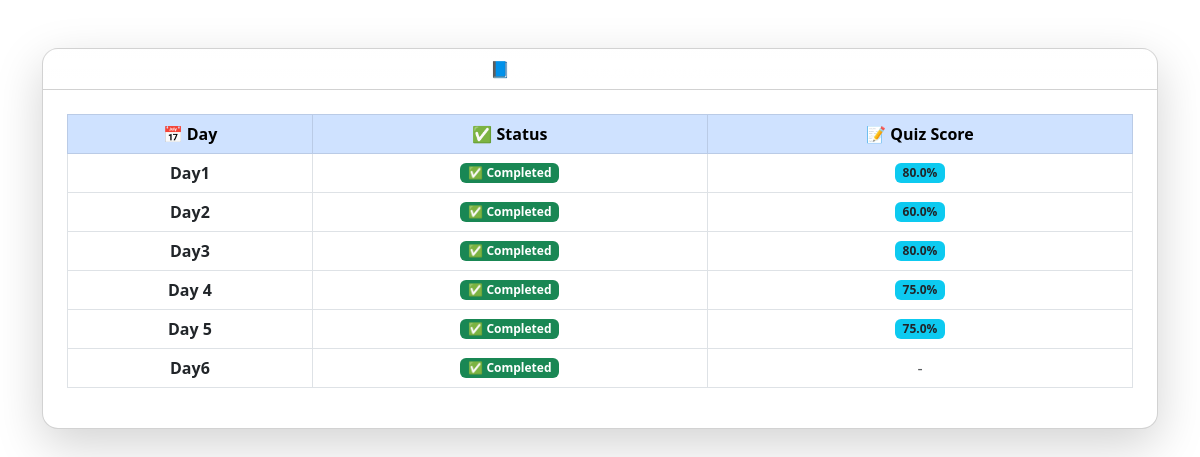
Screenshot of /teacher/progress/26/student/12/ (signed in) with the database file from the repository.
### lms/models.py (models this page shows, shortened)
class CourseContent(models.Model):
    course = models.ForeignKey(Course, on_delete=models.CASCADE)
    title = models.CharField(max_length=255)  # e.g. "Day 1"
    video = models.FileField(upload_to='videos/',max_length=255, blank=True, null=True)
    material = models.FileField(upload_to='materials/',max_length=255, blank=True, null=True)
    description = models.TextField(blank=True)

class StudentCourseProgress(models.Model):
    enrollment = models.ForeignKey(Enrollment, on_delete=models.CASCADE)
    course_content = models.ForeignKey(CourseContent, on_delete=models.CASCADE)
    is_completed = models.BooleanField(default=False)
    quiz_score = models.FloatField(null=True, blank=True)  # Quiz score for that day's quiz

### lms/views.py (the view)
# urls.py: path('teacher/progress/<int:course_id>/student/<int:student_id>/', student_course_progress_view, name='student_course_progress'),
@login_required
def student_course_progress_view(request, course_id, student_id):
    course = get_object_or_404(Course, id=course_id, teacher=request.user)
    student = get_object_or_404(User, id=student_id)
    enrollment = get_object_or_404(Enrollment, course=course, student=student)
    content_list = CourseContent.objects.filter(course=course)
    progress_data = []
    for content in content_list:
        progress = StudentCourseProgress.objects.filter(
            enrollment=enrollment,
            course_content=content
        ).first()
        progress_data.append({
            "title": content.title,
            "is_completed": progress.is_completed if progress else False,
            "quiz_score": progress.quiz_score if progress else None,
        })
    return render(request, 'teacher_student_progress_detail.html', {
        'student': student,
        'course': course,
        'progress_data': progress_data,
    })

### lms/templates/teacher_student_progress_detail.html
<link href="https://cdn.jsdelivr.net/npm/bootstrap@5.3.0/dist/css/bootstrap.min.css" rel="stylesheet">
<div class="container my-5">
    <div class="card shadow-lg rounded-4">
        <div class="card-header bg-gradient text-white text-center fw-bold" style="background: linear-gradient(to right, #4facfe, #00f2fe);">
            📘 Progress of {{ student.get_full_name|default:student.username }} in {{ course.title }}
        </div>
        <div class="card-body p-4">
            <div class="table-responsive">
                <table class="table table-bordered table-hover align-middle">
                    <thead class="table-primary text-center">
                        <tr>
                            <th>📅 Day</th>
                            <th>✅ Status</th>
                            <th>📝 Quiz Score</th>
                        </tr>
                    </thead>
                    <tbody class="text-center">
                        {% for item in progress_data %}
                        <tr>
                            <td class="fw-semibold">{{ item.title }}</td>
                            <td>
                                {% if item.is_completed %}
                                    <span class="badge bg-success">✅ Completed</span>
                                {% else %}
                                    <span class="badge bg-secondary">❌ Incomplete</span>
                                {% endif %}
                            </td>
                            <td>
                                {% if item.quiz_score is not None %}
                                    <span class="badge bg-info text-dark">{{ item.quiz_score }}%</span>
                                {% else %}
                                    <span class="text-muted">-</span>
                                {% endif %}
                            </td>
                        </tr>
                        {% empty %}
                        <tr>
                            <td colspan="3" class="text-center text-muted">No progress data available.</td>
                        </tr>
                        {% endfor %}
                    </tbody>
                </table>
            </div>
        </div>
    </div>
</div>

### rows the page displays
CourseContent: title "Day1"
StudentCourseProgress: quiz_score "80.0"
CourseContent: title "Day2"
StudentCourseProgress: quiz_score "60.0"
CourseContent: title "Day3"
StudentCourseProgress: quiz_score "80.0"
CourseContent: title "Day 4"
StudentCourseProgress: quiz_score "75.0"
CourseContent: title "Day 5"
StudentCourseProgress: quiz_score "75.0"
CourseContent: title "Day6"
